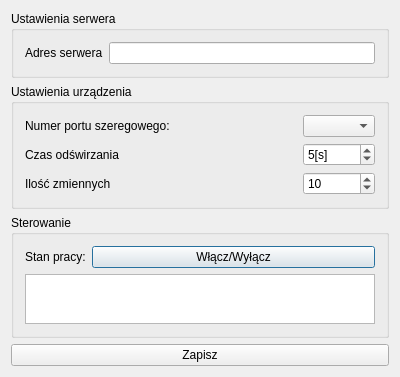
<?xml version="1.0" encoding="UTF-8"?>
<ui version="4.0">
 <class>Dialog</class>
 <widget class="QDialog" name="Dialog">
  <property name="geometry">
   <rect>
    <x>0</x>
    <y>0</y>
    <width>400</width>
    <height>342</height>
   </rect>
  </property>
  <property name="minimumSize">
   <size>
    <width>0</width>
    <height>0</height>
   </size>
  </property>
  <property name="windowTitle">
   <string>Czytnik RS-232 &quot;ABTOW&quot;</string>
  </property>
  <property name="windowIcon">
   <iconset resource="resources.qrc">
    <normaloff>:/img/base/logo.png</normaloff>:/img/base/logo.png</iconset>
  </property>
  <layout class="QVBoxLayout" name="verticalLayout">
   <item>
    <widget class="QGroupBox" name="groupBox_2">
     <property name="minimumSize">
      <size>
       <width>0</width>
       <height>0</height>
      </size>
     </property>
     <property name="title">
      <string>Ustawienia serwera</string>
     </property>
     <layout class="QFormLayout" name="formLayout_3">
      <item row="0" column="0">
       <widget class="QLabel" name="label">
        <property name="text">
         <string>Adres serwera</string>
        </property>
       </widget>
      </item>
      <item row="0" column="1">
       <widget class="QLineEdit" name="serverURL"/>
      </item>
     </layout>
    </widget>
   </item>
   <item>
    <widget class="QGroupBox" name="groupBox">
     <property name="title">
      <string>Ustawienia urządzenia</string>
     </property>
     <layout class="QGridLayout" name="gridLayout">
      <item row="1" column="2">
       <widget class="QSpinBox" name="refreshTimeSpinBox">
        <property name="specialValueText">
         <string/>
        </property>
        <property name="suffix">
         <string>[s]</string>
        </property>
        <property name="value">
         <number>5</number>
        </property>
       </widget>
      </item>
      <item row="2" column="2">
       <widget class="QSpinBox" name="numberOfVariablesSpinBox">
        <property name="value">
         <number>10</number>
        </property>
       </widget>
      </item>
      <item row="2" column="0">
       <widget class="QLabel" name="label_5">
        <property name="text">
         <string>Ilość zmiennych</string>
        </property>
       </widget>
      </item>
      <item row="1" column="0">
       <widget class="QLabel" name="label_3">
        <property name="text">
         <string>Czas odświrzania</string>
        </property>
       </widget>
      </item>
      <item row="0" column="2">
       <widget class="QComboBox" name="serialPortComboBox"/>
      </item>
      <item row="0" column="0">
       <widget class="QLabel" name="label_2">
        <property name="text">
         <string>Numer portu szeregowego:</string>
        </property>
       </widget>
      </item>
      <item row="0" column="1">
       <spacer name="horizontalSpacer">
        <property name="orientation">
         <enum>Qt::Horizontal</enum>
        </property>
        <property name="sizeHint" stdset="0">
         <size>
          <width>40</width>
          <height>20</height>
         </size>
        </property>
       </spacer>
      </item>
     </layout>
    </widget>
   </item>
   <item>
    <widget class="QGroupBox" name="groupBox_3">
     <property name="title">
      <string>Sterowanie</string>
     </property>
     <layout class="QFormLayout" name="formLayout_2">
      <item row="0" column="0">
       <widget class="QLabel" name="label_4">
        <property name="text">
         <string>Stan pracy:</string>
        </property>
       </widget>
      </item>
      <item row="0" column="1">
       <widget class="QPushButton" name="on_offToggleButton">
        <property name="text">
         <string>Włącz/Wyłącz</string>
        </property>
        <property name="checkable">
         <bool>true</bool>
        </property>
       </widget>
      </item>
      <item row="1" column="0" colspan="2">
       <widget class="QTableView" name="infoTable">
        <property name="maximumSize">
         <size>
          <width>16777215</width>
          <height>50</height>
         </size>
        </property>
       </widget>
      </item>
     </layout>
    </widget>
   </item>
   <item>
    <widget class="QPushButton" name="saveButton">
     <property name="text">
      <string>Zapisz</string>
     </property>
    </widget>
   </item>
  </layout>
 </widget>
 <layoutdefault spacing="6" margin="11"/>
 <resources>
  <include location="resources.qrc"/>
 </resources>
 <connections/>
</ui>
